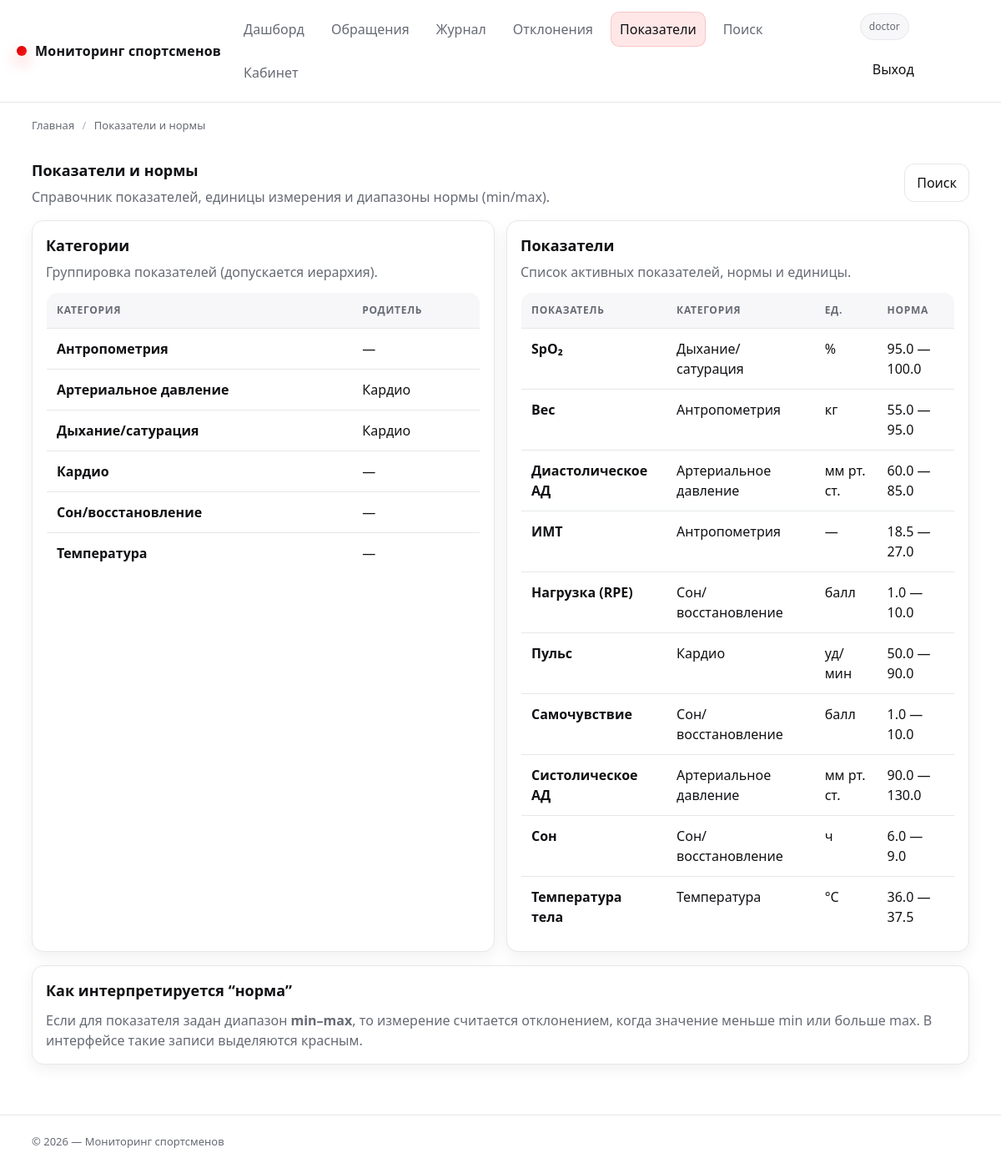
The page /categories (signed in) on the database its author committed.
### app/models.py (models this page shows, shortened)
class User(db.Model, UserMixin):
    __tablename__ = "users"
    id = db.Column(db.Integer, primary_key=True)
    username = db.Column(db.String(64), unique=True, nullable=False, index=True)
    email = db.Column(db.String(120), unique=True, nullable=True, index=True)
    password_hash = db.Column(db.String(255), nullable=False)
    role = db.Column(db.String(32), nullable=False, default=ROLE_USER, index=True)
    is_active = db.Column(db.Boolean, nullable=False, default=True)
    created_at = db.Column(db.DateTime, nullable=False, default=datetime.utcnow)
    last_login_at = db.Column(db.DateTime, nullable=True)
    measurements_created = db.relationship(
        "Measurement",
        back_populates="created_by",
        lazy="select",
    )
    feedback_created = db.relationship(
        "Feedback",
        back_populates="author",
        lazy="select",
    )
    exports_created = db.relationship(
        "ExportBatch",
        back_populates="created_by",
        lazy="select",
    )
    teams_managed = db.relationship(
        "Team",
        back_populates="coach",
        lazy="select",
    )
    alerts_closed = db.relationship(
        "Alert",
        back_populates="closed_by",
        lazy="select",
        foreign_keys="Alert.closed_by_id",
    )
    audit_events = db.relationship(
        "AuditLog",
        back_populates="user",
        lazy="select",
    )
    athlete = db.relationship(
        "Athlete",
        back_populates="user",
        uselist=False,
        lazy="select",
    )
    def has_role(self, *roles: str) -> bool:
        return self.role in roles

class IndicatorCategory(db.Model):
    __tablename__ = "indicator_categories"
    id = db.Column(db.Integer, primary_key=True)
    name = db.Column(db.String(120), unique=True, nullable=False, index=True)
    parent_id = db.Column(db.Integer, db.ForeignKey("indicator_categories.id"), nullable=True)
    parent = db.relationship("IndicatorCategory", remote_side=[id], backref="children")
    created_at = db.Column(db.DateTime, nullable=False, default=datetime.utcnow)
    indicators = db.relationship("Indicator", back_populates="category", lazy="select")

class Indicator(db.Model):
    __tablename__ = "indicators"
    id = db.Column(db.Integer, primary_key=True)
    name = db.Column(db.String(120), nullable=False, index=True)
    unit = db.Column(db.String(32), nullable=True)
    category_id = db.Column(db.Integer, db.ForeignKey("indicator_categories.id"), nullable=True, index=True)
    category = db.relationship("IndicatorCategory", back_populates="indicators", lazy="select")
    norm_min = db.Column(db.Float, nullable=True)
    norm_max = db.Column(db.Float, nullable=True)
    is_active = db.Column(db.Boolean, nullable=False, default=True)
    created_at = db.Column(db.DateTime, nullable=False, default=datetime.utcnow)
    measurements = db.relationship(
        "Measurement",
        back_populates="indicator",
        cascade="all, delete-orphan",
        lazy="select",
    )
    norms = db.relationship(
        "AthleteIndicatorNorm",
        back_populates="indicator",
        lazy="select",
    )

### app/routes.py (the view)
@bp.get("/categories")
@staff_required
def categories():
    cats = IndicatorCategory.query.order_by(IndicatorCategory.name.asc()).all()
    indicators = (
        Indicator.query
        .filter_by(is_active=True)
        .outerjoin(Indicator.category)
        .order_by(Indicator.name.asc())
        .all()
    )
    bc = crumbs(("Главная", url_for("routes.index")), ("Показатели и нормы", ""))
    return render_template(
        "indicators.html",  # было: categories.html
        breadcrumbs=bc,
        categories=cats,
        indicators=indicators,
    )

### app/__init__.py (called while the page is built)
@login_manager.user_loader
def load_user(user_id: str):
    try:
        return db.session.get(User, int(user_id))
    except Exception:
        return None

### app/auth.py (called while the page is built)
def roles_required(*roles: str) -> Callable:
    allowed = set(roles)
    def decorator(fn: Callable) -> Callable:
        @wraps(fn)
        def wrapper(*args, **kwargs):
            if not current_user.is_authenticated:
                return redirect(url_for("auth.login", next=request.full_path))
            if not getattr(current_user, "is_active", True):
                abort(403)
            if not getattr(current_user, "has_role", None) or not current_user.has_role(*allowed):
                abort(403)
            return fn(*args, **kwargs)
        return wrapper
    return decorator

### app/permissions.py (called while the page is built)
def _is_active_user(user: Optional[User]) -> bool:
    return bool(user and getattr(user, "is_authenticated", False) and getattr(user, "is_active", True))

def has_role(user: Optional[User], *roles: str) -> bool:
    if not _is_active_user(user):
        return False
    return bool(getattr(user, "has_role", lambda *_: False)(*roles))

def is_admin(user: Optional[User]) -> bool:
    return has_role(user, ROLE_ADMIN)

def is_doctor(user: Optional[User]) -> bool:
    return has_role(user, ROLE_DOCTOR)

def is_coach(user: Optional[User]) -> bool:
    return has_role(user, ROLE_COACH)

def is_operator(user: Optional[User]) -> bool:
    return has_role(user, ROLE_OPERATOR)

def is_user(user: Optional[User]) -> bool:
    return has_role(user, ROLE_USER)

def is_staff(user: Optional[User]) -> bool:
    return has_role(user, ROLE_ADMIN, ROLE_DOCTOR, ROLE_COACH, ROLE_OPERATOR)

### app/utils.py (called while the page is built)
def crumbs(*items: Tuple[str, str]) -> List[Dict[str, str]]:
    return [{"title": title, "url": url or ""} for title, url in items]

### app/templates/indicators.html (shortened to what this page needs)
{% extends "base.html" %}
{% block content %}
  <div class="row space-between">
    <div>
      <h1 class="card__title" style="margin:0;">Показатели и нормы</h1>
      <p class="card__subtitle" style="margin:6px 0 0;">
        Справочник показателей, единицы измерения и диапазоны нормы (min/max).
      </p>
    </div>
    <div class="row">
      <a class="btn" href="{{ url_for('routes.search') }}">Поиск</a>
    </div>
  </div>
  <div class="grid grid--2 mt-16">
    <div class="card">
      <div class="card__body">
        <h2 class="card__title">Категории</h2>
        <p class="card__subtitle">Группировка показателей (допускается иерархия).</p>
        {% if categories and categories|length > 0 %}
          <table class="table mt-12">
            <thead>
              <tr>
                <th>Категория</th>
                <th>Родитель</th>
              </tr>
            </thead>
            <tbody>
              {% for c in categories %}
                <tr>
                  <td><b>{{ c.name }}</b></td>
                  <td>{{ c.parent.name if c.parent else "—" }}</td>
                </tr>
              {% endfor %}
            </tbody>
          </table>
        {% else %}
          <p class="mt-12" style="margin:0; color: var(--muted);">
            Категории пока не заполнены.
          </p>
        {% endif %}
      </div>
    </div>
    <div class="card">
      <div class="card__body">
        <h2 class="card__title">Показатели</h2>
        <p class="card__subtitle">Список активных показателей, нормы и единицы.</p>
        {% if indicators and indicators|length > 0 %}
          <table class="table mt-12">
            <thead>
              <tr>
                <th>Показатель</th>
                <th>Категория</th>
                <th>Ед.</th>
                <th>Норма</th>
              </tr>
            </thead>
            <tbody>
              {% for i in indicators %}
                <tr>
                  <td><b>{{ i.name }}</b></td>
                  <td>{{ i.category.name if i.category else "—" }}</td>
                  <td>{{ i.unit or "—" }}</td>
                  <td>
                    {% if i.norm_min is not none or i.norm_max is not none %}
                      {{ i.norm_min if i.norm_min is not none else "—" }} — {{ i.norm_max if i.norm_max is not none else "—" }}
                    {% else %}
                      —
                    {% endif %}
                  </td>
                </tr>
              {% endfor %}
            </tbody>
          </table>
        {% else %}
          <p class="mt-12" style="margin:0; color: var(--muted);">
            Показатели пока не заполнены.
          </p>
        {% endif %}
      </div>
    </div>
  </div>
  <div class="card mt-16">
    <div class="card__body">
      <h2 class="card__title">Как интерпретируется “норма”</h2>
      <p class="card__subtitle" style="margin-top:10px;">
        Если для показателя задан диапазон <b>min–max</b>, то измерение считается отклонением,
        когда значение меньше min или больше max. В интерфейсе такие записи выделяются красным.
      </p>
    </div>
  </div>
{% endblock %}

### app/templates/partials/_nav.html (shortened to what this page needs)
<header class="header">
  <div class="container header__inner">
    <a class="brand" href="{{ url_for('routes.index') }}">
      <span class="brand__dot" aria-hidden="true"></span>
      <span>{{ APP_TITLE or "Мониторинг спортсменов" }}</span>
    </a>
    <nav class="nav" aria-label="Навигация">
      {% if is_authenticated %}
        <a href="{{ url_for('routes.index') }}"
           class="{% if request.endpoint == 'routes.index' %}is-active{% endif %}">
          Дашборд
        </a>
      {% endif %}
      <a href="{{ url_for('feedback.feedback_home') }}"
         class="{% if request.endpoint and request.endpoint.startswith('feedback.') %}is-active{% endif %}">
        Обращения
      </a>
      {% if is_staff %}
        <a href="{{ url_for('routes.catalog') }}"
           class="{% if request.endpoint == 'routes.catalog' %}is-active{% endif %}">
          Журнал
        </a>
        <a href="{{ url_for('routes.offers') }}"
           class="{% if request.endpoint == 'routes.offers' %}is-active{% endif %}">
          Отклонения
        </a>
        {% if is_admin or is_doctor or is_operator %}
          <a href="{{ url_for('routes.categories') }}"
             class="{% if request.endpoint == 'routes.categories' %}is-active{% endif %}">
            Показатели
          </a>
        {% endif %}
        <a href="{{ url_for('routes.search') }}"
           class="{% if request.endpoint == 'routes.search' %}is-active{% endif %}">
          Поиск
        </a>
      {% endif %}
      {% if current_user.is_authenticated %}
        <a href="{{ url_for('cabinet.cabinet_home') }}"
           class="{% if request.endpoint and request.endpoint.startswith('cabinet.') %}is-active{% endif %}">
          Кабинет
        </a>
      {% endif %}
    </nav>
    <div class="row">
      {% if current_user.is_authenticated %}
        <span class="badge" data-tip="Роль: {{ current_user.role }}">
          {{ current_user.username }}
        </span>
        <a class="btn btn--ghost" href="{{ url_for('auth.logout') }}">Выход</a>
      {% else %}
        <a class="btn" href="{{ url_for('auth.login') }}">Вход</a>
        <a class="btn btn--primary" href="{{ url_for('auth.register') }}">Регистрация</a>
      {% endif %}
    </div>
  </div>
</header>

### app/static/css/style.css (style rules this page uses)
:root { --bg:#ffffff; --surface:#f7f7f9; --surface-2:#ffffff; --text:#101114; --muted:#666a73; --border:#e6e7eb; --red:#d40000; --red-strong:#ff1a1a; --red-soft:#ffe7e7; --green:#0a7a2f; --yellow:#c48a00; --shadow:0 10px 28px rgba(16,17,20,.08); --shadow-sm:0 6px 18px rgba(16,17,20,.06); --radius:14px; --radius-sm:10px; --container:1160px; --focus:0 0 0 4px rgba(255,26,26,.25); }
* { box-sizing:border-box }
html,body { height:100% }
body { margin:0; font-family:ui-sans-serif,system-ui,-apple-system,Segoe UI,Roboto,Arial,"Apple Color Emoji","Segoe UI Emoji"; color:var(--text); background:var(--bg); line-height:1.5; -webkit-font-smoothing:antialiased; text-rendering:optimizeLegibility; }
a { color:inherit;text-decoration:none }
.container { max-width:var(--container); margin:0 auto; padding:0 18px; }
.header { position:sticky; top:0; z-index:50; background:rgba(255,255,255,.86); backdrop-filter:blur(10px); border-bottom:1px solid var(--border); }
.header__inner { display:flex; align-items:center; justify-content:space-between; padding:14px 0; gap:16px; }
.brand { display:flex; align-items:center; gap:10px; font-weight:800; letter-spacing:.2px; white-space:nowrap; }
.brand__dot { width:12px; height:12px; border-radius:999px; background:linear-gradient(135deg,var(--red),var(--red-strong)); box-shadow:0 8px 18px rgba(255,26,26,.35); }
.nav { display:flex; gap:10px; flex-wrap:wrap; align-items:center; }
.nav a { padding:8px 10px; border-radius:10px; color:var(--muted); transition:background .15s ease,color .15s ease,border-color .15s ease; border:1px solid transparent; }
.nav a.is-active { color:var(--text); background:var(--red-soft); border-color:rgba(212,0,0,.15); }
.btn { display:inline-flex; align-items:center; justify-content:center; gap:8px; border:1px solid var(--border); background:var(--surface-2); color:var(--text); padding:10px 14px; border-radius:12px; cursor:pointer; box-shadow:none; transition:transform .15s ease,box-shadow .15s ease,border-color .15s ease,background .15s ease; user-select:none; -webkit-tap-highlight-color:transparent; }
.btn--ghost { background:transparent; border-color:transparent; }
.badge { display:inline-flex; align-items:center; gap:6px; padding:6px 10px; border-radius:999px; font-size:12px; border:1px solid var(--border); background:var(--surface); color:var(--muted); white-space:nowrap; }
.card { border:1px solid var(--border); background:var(--surface-2); border-radius:var(--radius); box-shadow:var(--shadow-sm); }
.card__body { padding:16px }
.card__title { margin:0; font-size:18px; font-weight:800; }
.card__subtitle { margin:6px 0 0; color:var(--muted); }
.grid { display:grid;gap:14px }
.grid--2 { grid-template-columns:repeat(2,minmax(0,1fr)) }
.table { width:100%; border-collapse:collapse; overflow:hidden; border-radius:var(--radius); border:1px solid var(--border); background:#fff; }
.table th,.table td { padding:12px 12px; border-bottom:1px solid var(--border); text-align:left; vertical-align:top; }
.table thead th { font-size:12px; text-transform:uppercase; letter-spacing:.06em; color:var(--muted); background:var(--surface); }
.table tbody tr:last-child td { border-bottom:none }
.row { display:flex;gap:12px;align-items:center;flex-wrap:wrap }
.space-between { justify-content:space-between }
.mt-12 { margin-top:12px }
.mt-16 { margin-top:16px }

### rows shown on the page
User: username "doctor"
IndicatorCategory: name "Антропометрия", parent "—"
IndicatorCategory: name "Артериальное давление", parent "Кардио"
IndicatorCategory: name "Дыхание/сатурация", parent "Кардио"
IndicatorCategory: name "Кардио", parent "—"
IndicatorCategory: name "Сон/восстановление", parent "—"
IndicatorCategory: name "Температура", parent "—"
Indicator: name "SpO₂", category "Дыхание/сатурация", unit "%", norm_min "95.0", norm_max "100.0"
Indicator: name "Вес", category "Антропометрия", unit "кг", norm_min "55.0", norm_max "95.0"
Indicator: name "Диастолическое АД", category "Артериальное давление", unit "мм рт. ст.", norm_min "60.0", norm_max "85.0"
Indicator: name "ИМТ", category "Антропометрия", unit "—", norm_min "18.5", norm_max "27.0"
Indicator: name "Нагрузка (RPE)", category "Сон/восстановление", unit "балл", norm_min "1.0", norm_max "10.0"
Indicator: name "Пульс", category "Кардио", unit "уд/мин", norm_min "50.0", norm_max "90.0"
Indicator: name "Самочувствие", category "Сон/восстановление", unit "балл", norm_min "1.0", norm_max "10.0"
Indicator: name "Систолическое АД", category "Артериальное давление", unit "мм рт. ст.", norm_min "90.0", norm_max "130.0"
Indicator: name "Сон", category "Сон/восстановление", unit "ч", norm_min "6.0", norm_max "9.0"
Indicator: name "Температура тела", category "Температура", unit "°C", norm_min "36.0", norm_max "37.5"

### other values the page prints
{{ APP_TITLE or "Мониторинг спортсменов" }} "Мониторинг спортсменов"
{{ item.title }} "Главная"
{{ item.title }} "Показатели и нормы"
{{ APP_TITLE or "Мониторинг показателей здоровья спортсменов" }} "Мониторинг спортсменов"
